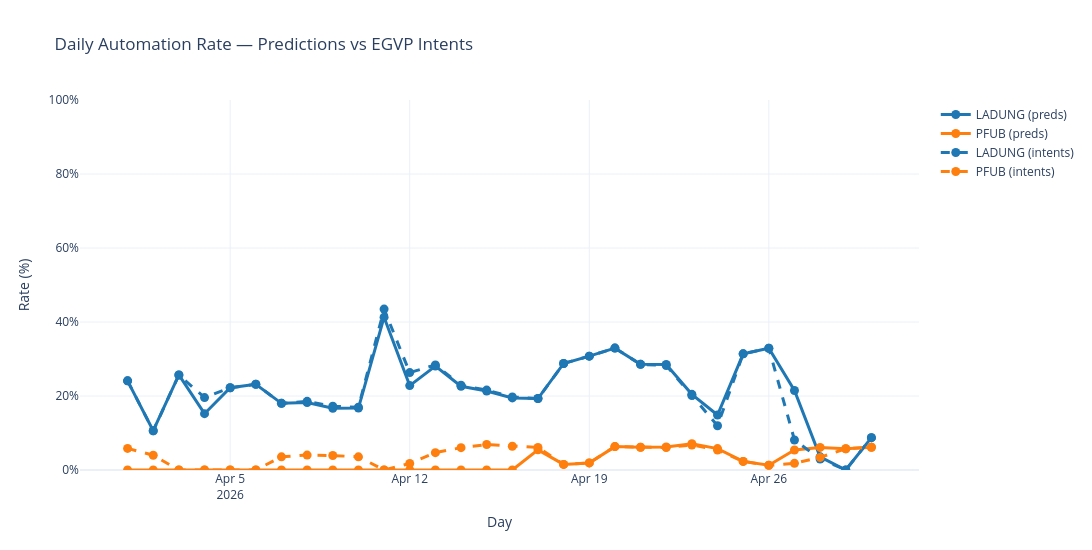

This figure's notebook cell:
### Markdown cell above
# Combine automation calculation using preds and egvp intents

### Code cell
# Combined: daily automation rate (%) from predictions vs egvp_intents table
# NOTE: `daily_incoming_egvp_attachments` was overwritten in section 5 with the
# intents-merged frame (same totals per day, just rebuilt). Use it as the shared denominator.

combined_df = (
    pd.concat(
        [
            daily_incoming_egvp_attachments.rename('total'),
            daily_automated_ladung.rename('ladung_preds'),
            daily_automated_pfub.rename('pfub_preds'),
            daily_automated_ladung_from_egvp_intets.rename('ladung_intents'),
            daily_automated_pfub_from_egvp_intets.rename('pfub_intents'),
        ],
        axis=1,
    )
    .fillna(0)
    .sort_index()
)
combined_df.index = pd.to_datetime(combined_df.index)
combined_df.index.name = 'day'

for c in ['ladung_preds', 'pfub_preds', 'ladung_intents', 'pfub_intents']:
    combined_df[f'{c}_pct'] = (combined_df[c] / combined_df['total'] * 100).round(2)

plot_df = combined_df.reset_index()

y_cols = ['ladung_preds_pct', 'pfub_preds_pct', 'ladung_intents_pct', 'pfub_intents_pct']
abs_cols = {
    'ladung_preds_pct': 'ladung_preds',
    'pfub_preds_pct': 'pfub_preds',
    'ladung_intents_pct': 'ladung_intents',
    'pfub_intents_pct': 'pfub_intents',
}
labels_map = {
    'ladung_preds_pct': 'LADUNG (preds)',
    'pfub_preds_pct': 'PFUB (preds)',
    'ladung_intents_pct': 'LADUNG (intents)',
    'pfub_intents_pct': 'PFUB (intents)',
}
# same hue per model, different dash per source
color_map = {
    'ladung_preds_pct': '#1f77b4',
    'ladung_intents_pct': '#1f77b4',
    'pfub_preds_pct': '#ff7f0e',
    'pfub_intents_pct': '#ff7f0e',
}
dash_map = {
    'ladung_preds_pct': 'solid',
    'pfub_preds_pct': 'solid',
    'ladung_intents_pct': 'dash',
    'pfub_intents_pct': 'dash',
}

fig = px.line(
    plot_df,
    x='day',
    y=y_cols,
    markers=True,
    title='Daily Automation Rate — Predictions vs EGVP Intents',
    labels={'day': 'Day', 'value': 'Rate (%)', 'variable': 'Series'},
    color_discrete_map=color_map,
)

for trace in fig.data:
    col = trace.name
    abs_col = abs_cols[col]
    trace.customdata = np.stack(
        [combined_df[abs_col].values, combined_df['total'].values], axis=-1
    )
    trace.hovertemplate = (
        '<b>%{x|%Y-%m-%d}</b><br>'
        'Total incoming: %{customdata[1]:.0f}<br>'
        'Automated: %{customdata[0]:.0f} / %{customdata[1]:.0f}<br>'
        'Rate: %{y:.2f}%<extra>' + labels_map[col] + '</extra>'
    )
    trace.line.dash = dash_map[col]

fig.for_each_trace(lambda t: t.update(name=labels_map[t.name]))

fig.update_layout(
    template='plotly_white',
    width=1100,
    height=550,
    hovermode='x unified',
    yaxis=dict(ticksuffix='%', range=[0, 100]),
    legend_title_text='',
)
fig.update_traces(line=dict(width=3), marker=dict(size=9))
fig.show()

### Figure 1 — Plotly figure (JSON) as saved in the notebook; plotly's stock layout.template omitted (floating-point values rounded to 4 significant figures)
{"data": [{"customdata": [[132.0, 548.0], [56.0, 528.0], [28.0, 109.0], [7.0, 46.0], [6.0, 27.0], [19.0, 82.0], [96.0, 533.0], [104.0, 571.0], [94.0, 563.0], [80.0, 478.0], [19.0, 46.0], [13.0, 57.0], [180.0, 641.0], [165.0, 729.0], [180.0, 843.0], [146.0, 749.0], [117.0, 606.0], [19.0, 66.0], [32.0, 104.0], [250.0, 759.0], [223.0, 781.0], [211.0, 740.0], [127.0, 621.0], [77.0, 518.0], [27.0, 86.0], [26.0, 79.0], [143.0, 665.0], [25.0, 705.0], [0.0, 713.0], [44.0, 503.0]], "hovertemplate": "<b>%{x|%Y-%m-%d}</b><br>Total incoming: %{customdata[1]:.0f}<br>Automated: %{customdata[0]:.0f} / %{customdata[1]:.0f}<br>Rate: %{y:.2f}%<extra>LADUNG (preds)</extra>", "legendgroup": "ladung_preds_pct", "line": {"color": "#1f77b4", "dash": "solid", "width": 3}, "marker": {"size": 9, "symbol": "circle"}, "mode": "lines+markers", "name": "LADUNG (preds)", "orientation": "v", "showlegend": true, "type": "scatter", "x": ["2026-04-01T00:00:00.000000000", "2026-04-02T00:00:00.000000000", "2026-04-03T00:00:00.000000000", "2026-04-04T00:00:00.000000000", "2026-04-05T00:00:00.000000000", "2026-04-06T00:00:00.000000000", "2026-04-07T00:00:00.000000000", "2026-04-08T00:00:00.000000000", "2026-04-09T00:00:00.000000000", "2026-04-10T00:00:00.000000000", "2026-04-11T00:00:00.000000000", "2026-04-12T00:00:00.000000000", "2026-04-13T00:00:00.000000000", "2026-04-14T00:00:00.000000000", "2026-04-15T00:00:00.000000000", "2026-04-16T00:00:00.000000000", "2026-04-17T00:00:00.000000000", "2026-04-18T00:00:00.000000000", "2026-04-19T00:00:00.000000000", "2026-04-20T00:00:00.000000000", "2026-04-21T00:00:00.000000000", "2026-04-22T00:00:00.000000000", "2026-04-23T00:00:00.000000000", "2026-04-24T00:00:00.000000000", "2026-04-25T00:00:00.000000000", "2026-04-26T00:00:00.000000000", "2026-04-27T00:00:00.000000000", "2026-04-28T00:00:00.000000000", "2026-04-29T00:00:00.000000000", "2026-04-30T00:00:00.000000000"], "xaxis": "x", "y": [24.09, 10.61, 25.69, 15.22, 22.22, 23.17, 18.01, 18.21, 16.7, 16.74, 41.3, 22.81, 28.08, 22.63, 21.35, 19.49, 19.31, 28.79, 30.77, 32.94, 28.55, 28.51, 20.45, 14.86, 31.4, 32.91, 21.5, 3.55, 0.0, 8.75], "yaxis": "y"}, {"customdata": [[0.0, 548.0], [0.0, 528.0], [0.0, 109.0], [0.0, 46.0], [0.0, 27.0], [0.0, 82.0], [0.0, 533.0], [0.0, 571.0], [0.0, 563.0], [0.0, 478.0], [0.0, 46.0], [0.0, 57.0], [0.0, 641.0], [0.0, 729.0], [0.0, 843.0], [0.0, 749.0], [33.0, 606.0], [1.0, 66.0], [2.0, 104.0], [48.0, 759.0], [48.0, 781.0], [46.0, 740.0], [44.0, 621.0], [30.0, 518.0], [2.0, 86.0], [1.0, 79.0], [36.0, 665.0], [43.0, 705.0], [41.0, 713.0], [31.0, 503.0]], "hovertemplate": "<b>%{x|%Y-%m-%d}</b><br>Total incoming: %{customdata[1]:.0f}<br>Automated: %{customdata[0]:.0f} / %{customdata[1]:.0f}<br>Rate: %{y:.2f}%<extra>PFUB (preds)</extra>", "legendgroup": "pfub_preds_pct", "line": {"color": "#ff7f0e", "dash": "solid", "width": 3}, "marker": {"size": 9, "symbol": "circle"}, "mode": "lines+markers", "name": "PFUB (preds)", "orientation": "v", "showlegend": true, "type": "scatter", "x": ["2026-04-01T00:00:00.000000000", "2026-04-02T00:00:00.000000000", "2026-04-03T00:00:00.000000000", "2026-04-04T00:00:00.000000000", "2026-04-05T00:00:00.000000000", "2026-04-06T00:00:00.000000000", "2026-04-07T00:00:00.000000000", "2026-04-08T00:00:00.000000000", "2026-04-09T00:00:00.000000000", "2026-04-10T00:00:00.000000000", "2026-04-11T00:00:00.000000000", "2026-04-12T00:00:00.000000000", "2026-04-13T00:00:00.000000000", "2026-04-14T00:00:00.000000000", "2026-04-15T00:00:00.000000000", "2026-04-16T00:00:00.000000000", "2026-04-17T00:00:00.000000000", "2026-04-18T00:00:00.000000000", "2026-04-19T00:00:00.000000000", "2026-04-20T00:00:00.000000000", "2026-04-21T00:00:00.000000000", "2026-04-22T00:00:00.000000000", "2026-04-23T00:00:00.000000000", "2026-04-24T00:00:00.000000000", "2026-04-25T00:00:00.000000000", "2026-04-26T00:00:00.000000000", "2026-04-27T00:00:00.000000000", "2026-04-28T00:00:00.000000000", "2026-04-29T00:00:00.000000000", "2026-04-30T00:00:00.000000000"], "xaxis": "x", "y": [0.0, 0.0, 0.0, 0.0, 0.0, 0.0, 0.0, 0.0, 0.0, 0.0, 0.0, 0.0, 0.0, 0.0, 0.0, 0.0, 5.45, 1.52, 1.92, 6.32, 6.15, 6.22, 7.09, 5.79, 2.33, 1.27, 5.41, 6.1, 5.75, 6.16], "yaxis": "y"}, {"customdata": [[132.0, 548.0], [56.0, 528.0], [28.0, 109.0], [9.0, 46.0], [6.0, 27.0], [19.0, 82.0], [96.0, 533.0], [106.0, 571.0], [97.0, 563.0], [81.0, 478.0], [20.0, 46.0], [15.0, 57.0], [182.0, 641.0], [167.0, 729.0], [182.0, 843.0], [148.0, 749.0], [117.0, 606.0], [19.0, 66.0], [32.0, 104.0], [250.0, 759.0], [223.0, 781.0], [209.0, 740.0], [125.0, 621.0], [62.0, 518.0], [27.0, 86.0], [26.0, 79.0], [54.0, 665.0], [21.0, 705.0], [0.0, 713.0], [44.0, 503.0]], "hovertemplate": "<b>%{x|%Y-%m-%d}</b><br>Total incoming: %{customdata[1]:.0f}<br>Automated: %{customdata[0]:.0f} / %{customdata[1]:.0f}<br>Rate: %{y:.2f}%<extra>LADUNG (intents)</extra>", "legendgroup": "ladung_intents_pct", "line": {"color": "#1f77b4", "dash": "dash", "width": 3}, "marker": {"size": 9, "symbol": "circle"}, "mode": "lines+markers", "name": "LADUNG (intents)", "orientation": "v", "showlegend": true, "type": "scatter", "x": ["2026-04-01T00:00:00.000000000", "2026-04-02T00:00:00.000000000", "2026-04-03T00:00:00.000000000", "2026-04-04T00:00:00.000000000", "2026-04-05T00:00:00.000000000", "2026-04-06T00:00:00.000000000", "2026-04-07T00:00:00.000000000", "2026-04-08T00:00:00.000000000", "2026-04-09T00:00:00.000000000", "2026-04-10T00:00:00.000000000", "2026-04-11T00:00:00.000000000", "2026-04-12T00:00:00.000000000", "2026-04-13T00:00:00.000000000", "2026-04-14T00:00:00.000000000", "2026-04-15T00:00:00.000000000", "2026-04-16T00:00:00.000000000", "2026-04-17T00:00:00.000000000", "2026-04-18T00:00:00.000000000", "2026-04-19T00:00:00.000000000", "2026-04-20T00:00:00.000000000", "2026-04-21T00:00:00.000000000", "2026-04-22T00:00:00.000000000", "2026-04-23T00:00:00.000000000", "2026-04-24T00:00:00.000000000", "2026-04-25T00:00:00.000000000", "2026-04-26T00:00:00.000000000", "2026-04-27T00:00:00.000000000", "2026-04-28T00:00:00.000000000", "2026-04-29T00:00:00.000000000", "2026-04-30T00:00:00.000000000"], "xaxis": "x", "y": [24.09, 10.61, 25.69, 19.57, 22.22, 23.17, 18.01, 18.56, 17.23, 16.95, 43.48, 26.32, 28.39, 22.91, 21.59, 19.76, 19.31, 28.79, 30.77, 32.94, 28.55, 28.24, 20.13, 11.97, 31.4, 32.91, 8.12, 2.98, 0.0, 8.75], "yaxis": "y"}, {"customdata": [[32.0, 548.0], [21.0, 528.0], [0.0, 109.0], [0.0, 46.0], [0.0, 27.0], [0.0, 82.0], [19.0, 533.0], [23.0, 571.0], [22.0, 563.0], [17.0, 478.0], [0.0, 46.0], [1.0, 57.0], [30.0, 641.0], [44.0, 729.0], [58.0, 843.0], [48.0, 749.0], [37.0, 606.0], [1.0, 66.0], [2.0, 104.0], [48.0, 759.0], [48.0, 781.0], [45.0, 740.0], [42.0, 621.0], [28.0, 518.0], [2.0, 86.0], [1.0, 79.0], [12.0, 665.0], [24.0, 705.0], [41.0, 713.0], [31.0, 503.0]], "hovertemplate": "<b>%{x|%Y-%m-%d}</b><br>Total incoming: %{customdata[1]:.0f}<br>Automated: %{customdata[0]:.0f} / %{customdata[1]:.0f}<br>Rate: %{y:.2f}%<extra>PFUB (intents)</extra>", "legendgroup": "pfub_intents_pct", "line": {"color": "#ff7f0e", "dash": "dash", "width": 3}, "marker": {"size": 9, "symbol": "circle"}, "mode": "lines+markers", "name": "PFUB (intents)", "orientation": "v", "showlegend": true, "type": "scatter", "x": ["2026-04-01T00:00:00.000000000", "2026-04-02T00:00:00.000000000", "2026-04-03T00:00:00.000000000", "2026-04-04T00:00:00.000000000", "2026-04-05T00:00:00.000000000", "2026-04-06T00:00:00.000000000", "2026-04-07T00:00:00.000000000", "2026-04-08T00:00:00.000000000", "2026-04-09T00:00:00.000000000", "2026-04-10T00:00:00.000000000", "2026-04-11T00:00:00.000000000", "2026-04-12T00:00:00.000000000", "2026-04-13T00:00:00.000000000", "2026-04-14T00:00:00.000000000", "2026-04-15T00:00:00.000000000", "2026-04-16T00:00:00.000000000", "2026-04-17T00:00:00.000000000", "2026-04-18T00:00:00.000000000", "2026-04-19T00:00:00.000000000", "2026-04-20T00:00:00.000000000", "2026-04-21T00:00:00.000000000", "2026-04-22T00:00:00.000000000", "2026-04-23T00:00:00.000000000", "2026-04-24T00:00:00.000000000", "2026-04-25T00:00:00.000000000", "2026-04-26T00:00:00.000000000", "2026-04-27T00:00:00.000000000", "2026-04-28T00:00:00.000000000", "2026-04-29T00:00:00.000000000", "2026-04-30T00:00:00.000000000"], "xaxis": "x", "y": [5.84, 3.98, 0.0, 0.0, 0.0, 0.0, 3.56, 4.03, 3.91, 3.56, 0.0, 1.75, 4.68, 6.04, 6.88, 6.41, 6.11, 1.52, 1.92, 6.32, 6.15, 6.08, 6.76, 5.41, 2.33, 1.27, 1.8, 3.4, 5.75, 6.16], "yaxis": "y"}], "layout": {"height": 550, "hovermode": "x unified", "legend": {"title": {"text": ""}, "tracegroupgap": 0}, "title": {"text": "Daily Automation Rate — Predictions vs EGVP Intents"}, "width": 1100, "xaxis": {"anchor": "y", "domain": [0, 1], "title": {"text": "Day"}}, "yaxis": {"anchor": "x", "domain": [0, 1], "range": [0, 100], "ticksuffix": "%", "title": {"text": "Rate (%)"}}}}
